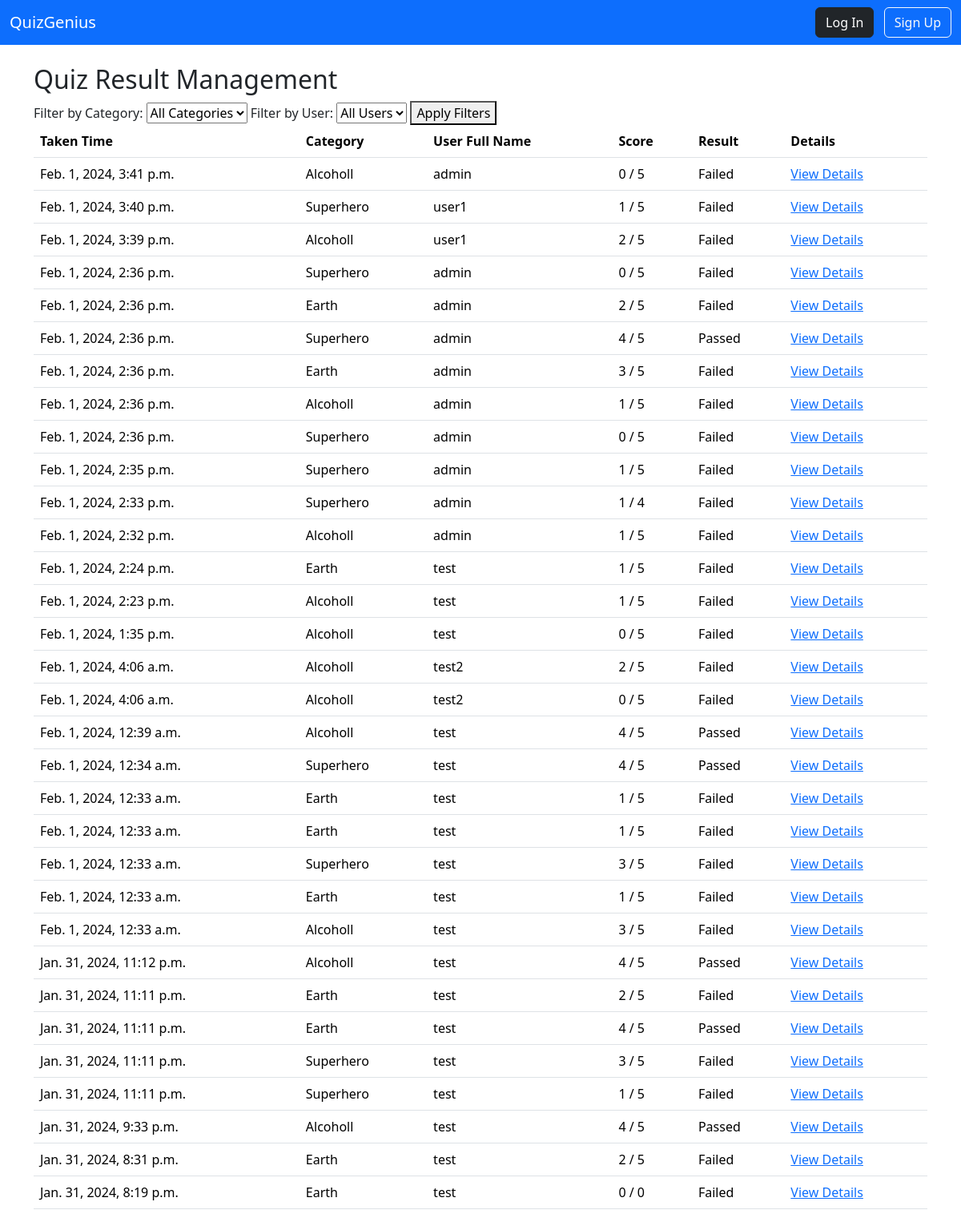
/quiz_result_management/, run on the app's committed database.
### apps/quiz/models.py (models this page shows, shortened)
class Quiz(models.Model):
    user = models.ForeignKey("accounts.CustomUser", on_delete=models.CASCADE)
    category = models.ForeignKey(Category, on_delete=models.CASCADE)
    name = models.CharField(max_length=255)
    time_start = models.DateTimeField()
    time_end = models.DateTimeField(null=True)
    def calculate_correct_answers(self):
        quiz_questions = QuizQuestion.objects.filter(quiz=self)
        correct_answers = 0
        for quiz_question in quiz_questions:
            correct_choice = Choice.objects.filter(question=quiz_question.question, is_correct=True).first()
            if correct_choice and correct_choice == quiz_question.user_choice:
                correct_answers += 1
        return correct_answers
    @property
    def passed(self):
        return self.calculate_correct_answers() > 3

class Category(models.Model):
    name = models.CharField(max_length=255)
    is_active = models.BooleanField(default=True)

class QuizQuestion(models.Model):
    quiz = models.ForeignKey(Quiz, on_delete=models.CASCADE)
    question = models.ForeignKey(Question, on_delete=models.CASCADE)
    user_choice = models.ForeignKey(Choice, on_delete=models.CASCADE)

class Question(models.Model):
    category = models.ForeignKey(Category, on_delete=models.CASCADE)
    description = models.CharField(max_length=255)
    is_active = models.BooleanField(default=True)

class Choice(models.Model):
    question = models.ForeignKey(Question, on_delete=models.CASCADE)
    description = models.CharField(max_length=255)
    is_correct = models.BooleanField(default=False)
    is_active = models.BooleanField(default=True)

### apps/accounts/models.py (models this page shows)
class CustomUser(AbstractUser):
    age = models.PositiveIntegerField(null=True, blank=True)
    email = models.EmailField()
    firstname = models.CharField(null=True, max_length=255)
    lastname = models.CharField(null=True, max_length=255)
    is_active = models.BooleanField(default=True)
    is_staff = models.BooleanField(default=False)
    phone = models.CharField(null=True, max_length=20)

### apps/quiz/views.py (the view)
# urls.py: path('quiz_result_management/', QuizResultManagementView.as_view(), name='quiz_result_management'),
class QuizResultManagementView(ListView):
    model = Quiz
    template_name = 'quiz/quiz_result_management.html'
    context_object_name = 'quiz_results'
    def get_context_data(self, **kwargs):
        context = super().get_context_data(**kwargs)
        context['categories'] = Category.objects.all()
        context['users'] = CustomUser.objects.all()
        context['selected_category'] = self.request.GET.get('category_filter', '')
        context['selected_user'] = self.request.GET.get('user_filter', '')
        return context
    def get_queryset(self):
        queryset = super().get_queryset()
        selected_category = self.request.GET.get('category_filter', '')
        selected_user = self.request.GET.get('user_filter', '')
        user_id = self.kwargs.get('user_id')
        if user_id:
            return Quiz.objects.filter(user_id=user_id).order_by('-time_end')
        else:
            if selected_category:
                queryset = queryset.filter(category_id=selected_category)
            if selected_user:
                queryset = queryset.filter(user_id=selected_user)
        return queryset.order_by('-time_end')

### templates/quiz/quiz_result_management.html (shortened to what this page needs)
{% extends "base.html" %}
{% block content %}
    <h2>Quiz Result Management</h2>
    <form method="get" action="{% url 'quiz_result_management' %}">
        <label for="category_filter">Filter by Category:</label>
        <select name="category_filter" id="category_filter">
            <option value="">All Categories</option>
        </select>
        <label for="user_filter">Filter by User:</label>
        <select name="user_filter" id="user_filter">
            <option value="">All Users</option>
        </select>
        <button type="submit">Apply Filters</button>
    </form>
    <table class="table">
        <thead>
            <tr>
                <th>Taken Time</th>
                <th>Category</th>
                <th>User Full Name</th>
                <th>Score</th>
                <th>Result</th>
                <th>Details</th>
            </tr>
        </thead>
        <tbody>
            {% for result in quiz_results %}
                <tr>
                    <td>{{ result.time_end }}</td>
                    <td>{{ result.category.name }}</td>
                    <td>{{ result.user.username }}</td>
                    <td>{{ result.calculate_correct_answers }} / {{ result.quizquestion_set.count }}</td>
                    <td>{% if result.passed %}Passed{% else %}Failed{% endif %}</td>
                    <td><a href="{% url 'quiz_result' quiz_id=result.id %}">View Details</a></td>
                </tr>
            {% endfor %}
        </tbody>
    </table>
{% endblock %}

### data on the page
Quiz: time_end "Feb. 1, 2024, 3:41 p.m.", category.name "Alcoholl", user.username "admin", calculate_correct_answers "0", quizquestion_set.count "5", shows "Failed"
Quiz: time_end "Feb. 1, 2024, 3:40 p.m.", category.name "Superhero", user.username "user1", calculate_correct_answers "1", quizquestion_set.count "5", shows "Failed"
Quiz: time_end "Feb. 1, 2024, 3:39 p.m.", category.name "Alcoholl", user.username "user1", calculate_correct_answers "2", quizquestion_set.count "5", shows "Failed"
Quiz: time_end "Feb. 1, 2024, 2:36 p.m.", category.name "Superhero", user.username "admin", calculate_correct_answers "0", quizquestion_set.count "5", shows "Failed"
Quiz: time_end "Feb. 1, 2024, 2:36 p.m.", category.name "Earth", user.username "admin", calculate_correct_answers "2", quizquestion_set.count "5", shows "Failed"
Quiz: time_end "Feb. 1, 2024, 2:36 p.m.", category.name "Superhero", user.username "admin", calculate_correct_answers "4", quizquestion_set.count "5", shows "Passed"
Quiz: time_end "Feb. 1, 2024, 2:36 p.m.", category.name "Earth", user.username "admin", calculate_correct_answers "3", quizquestion_set.count "5", shows "Failed"
Quiz: time_end "Feb. 1, 2024, 2:36 p.m.", category.name "Alcoholl", user.username "admin", calculate_correct_answers "1", quizquestion_set.count "5", shows "Failed"
Quiz: time_end "Feb. 1, 2024, 2:36 p.m.", category.name "Superhero", user.username "admin", calculate_correct_answers "0", quizquestion_set.count "5", shows "Failed"
Quiz: time_end "Feb. 1, 2024, 2:35 p.m.", category.name "Superhero", user.username "admin", calculate_correct_answers "1", quizquestion_set.count "5", shows "Failed"
Quiz: time_end "Feb. 1, 2024, 2:33 p.m.", category.name "Superhero", user.username "admin", calculate_correct_answers "1", quizquestion_set.count "4", shows "Failed"
Quiz: time_end "Feb. 1, 2024, 2:32 p.m.", category.name "Alcoholl", user.username "admin", calculate_correct_answers "1", quizquestion_set.count "5", shows "Failed"
Quiz: time_end "Feb. 1, 2024, 2:24 p.m.", category.name "Earth", user.username "test", calculate_correct_answers "1", quizquestion_set.count "5", shows "Failed"
Quiz: time_end "Feb. 1, 2024, 2:23 p.m.", category.name "Alcoholl", user.username "test", calculate_correct_answers "1", quizquestion_set.count "5", shows "Failed"
Quiz: time_end "Feb. 1, 2024, 1:35 p.m.", category.name "Alcoholl", user.username "test", calculate_correct_answers "0", quizquestion_set.count "5", shows "Failed"
Quiz: time_end "Feb. 1, 2024, 4:06 a.m.", category.name "Alcoholl", user.username "test2", calculate_correct_answers "2", quizquestion_set.count "5", shows "Failed"
Quiz: time_end "Feb. 1, 2024, 4:06 a.m.", category.name "Alcoholl", user.username "test2", calculate_correct_answers "0", quizquestion_set.count "5", shows "Failed"
Quiz: time_end "Feb. 1, 2024, 12:39 a.m.", category.name "Alcoholl", user.username "test", calculate_correct_answers "4", quizquestion_set.count "5", shows "Passed"
Quiz: time_end "Feb. 1, 2024, 12:34 a.m.", category.name "Superhero", user.username "test", calculate_correct_answers "4", quizquestion_set.count "5", shows "Passed"
Quiz: time_end "Feb. 1, 2024, 12:33 a.m.", category.name "Earth", user.username "test", calculate_correct_answers "1", quizquestion_set.count "5", shows "Failed"
Quiz: time_end "Feb. 1, 2024, 12:33 a.m.", category.name "Earth", user.username "test", calculate_correct_answers "1", quizquestion_set.count "5", shows "Failed"
Quiz: time_end "Feb. 1, 2024, 12:33 a.m.", category.name "Superhero", user.username "test", calculate_correct_answers "3", quizquestion_set.count "5", shows "Failed"
Quiz: time_end "Feb. 1, 2024, 12:33 a.m.", category.name "Earth", user.username "test", calculate_correct_answers "1", quizquestion_set.count "5", shows "Failed"
Quiz: time_end "Feb. 1, 2024, 12:33 a.m.", category.name "Alcoholl", user.username "test", calculate_correct_answers "3", quizquestion_set.count "5", shows "Failed"
Quiz: time_end "Jan. 31, 2024, 11:12 p.m.", category.name "Alcoholl", user.username "test", calculate_correct_answers "4", quizquestion_set.count "5", shows "Passed"
Quiz: time_end "Jan. 31, 2024, 11:11 p.m.", category.name "Earth", user.username "test", calculate_correct_answers "2", quizquestion_set.count "5", shows "Failed"
Quiz: time_end "Jan. 31, 2024, 11:11 p.m.", category.name "Earth", user.username "test", calculate_correct_answers "4", quizquestion_set.count "5", shows "Passed"
Quiz: time_end "Jan. 31, 2024, 11:11 p.m.", category.name "Superhero", user.username "test", calculate_correct_answers "3", quizquestion_set.count "5", shows "Failed"
Quiz: time_end "Jan. 31, 2024, 11:11 p.m.", category.name "Superhero", user.username "test", calculate_correct_answers "1", quizquestion_set.count "5", shows "Failed"
Quiz: time_end "Jan. 31, 2024, 9:33 p.m.", category.name "Alcoholl", user.username "test", calculate_correct_answers "4", quizquestion_set.count "5", shows "Passed"
Quiz: time_end "Jan. 31, 2024, 8:31 p.m.", category.name "Earth", user.username "test", calculate_correct_answers "2", quizquestion_set.count "5", shows "Failed"
Quiz: time_end "Jan. 31, 2024, 8:19 p.m.", category.name "Earth", user.username "test", calculate_correct_answers "0", quizquestion_set.count "0", shows "Failed"
